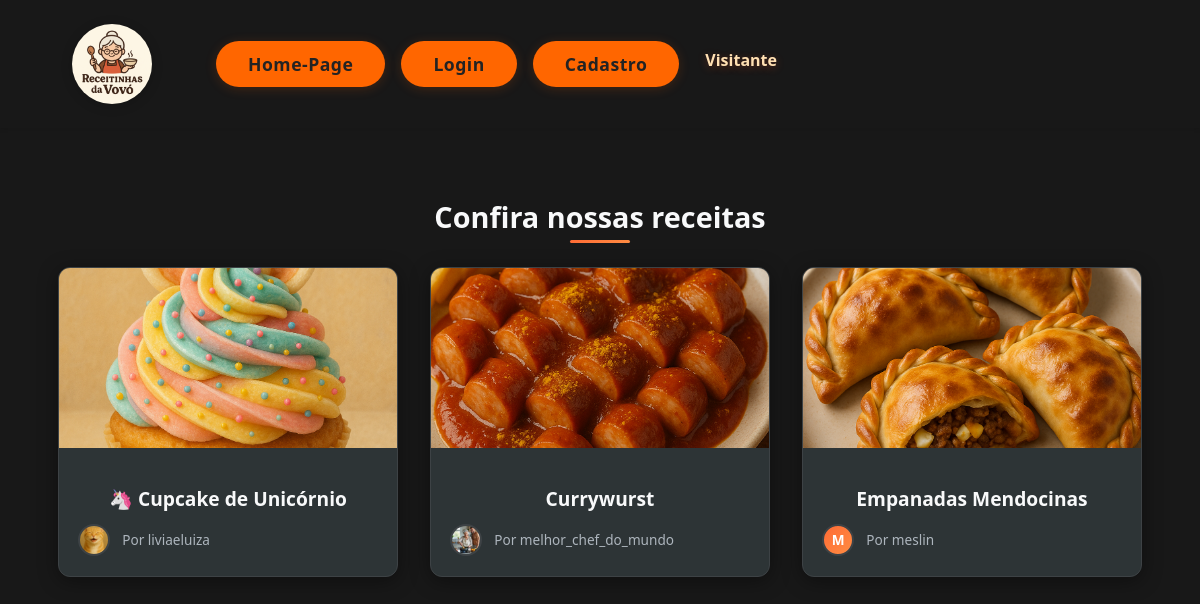
The page / on the database its author committed.
### receitas/models.py (models this page shows, shortened)
class Receita(models.Model):
    id = models.AutoField(primary_key=True) # Identificador da receita (primary key)
    titulo = models.CharField(max_length=200, help_text='Digite o titulo da receita') # Título da receita
    ingredientes = models.TextField(help_text='Liste os ingredientes') # Ingredientes da receita
    modo_de_preparo = models.TextField(help_text='Descreva o modo de preparo') # Modo de preparo da receita
    tempo_de_preparo = models.IntegerField(help_text='Tempo de preparo em minutos') # Tempo de preparo da receita
    porcoes = models.IntegerField(help_text='Numero de porcoes/ Quantas pessoas serve') # Porções da receita
    categoria = models.CharField(max_length=100, help_text='Categoria da receita (ex: sobremesa, prato principal, etc.)') # Categoria da receita
    foto_da_receita = models.ImageField(upload_to='receitas/img', null=True, blank=True) # Foto da receita
    visibilidade = models.CharField(max_length=10, choices=[('pub', 'Pub'), ('priv', 'Priv')], default='Pub', help_text='Defina se a receita é pública ou privada (Pub ou Priv)')
    autor = models.ForeignKey(settings.AUTH_USER_MODEL, on_delete=models.CASCADE) # Autor da receita (chave estrangeira para o modelo Usuario)
    class Meta:
        app_label = 'receitas'

### usuarios/models.py (models this page shows, shortened)
class Usuario(AbstractUser):
    id = models.AutoField(primary_key=True) # Identificador único do usuário
    email = models.EmailField(help_text='Digite seu email', unique=True) # Email do usuário
    foto_de_perfil = models.ImageField(upload_to='usuarios/img', null=True, blank=True) # Foto de perfil do usuário
    class Meta:
        app_label = 'usuarios'

### receitas/views.py (the view)
# urls.py: path('', views.PubReceitasListView.as_view(), name = 'homepage'), #rota da homepage
class PubReceitasListView(View):
    def get(self, request, *args, **kwargs):
        receitas = Receita.objects.filter(visibilidade='pub')
        contexto = {
            'pub_receitas': receitas,
            'titulo_janela': 'Receitas Públicas',
            'titulo_pagina': 'Homepage - Receitas',
        }
        return render(request, 'receitas/home.html', contexto)

### receitas/templates/receitas/home.html (shortened to what this page needs)
{% extends 'site_receitas/base.html' %}
{% load static %}
{% block content %}
<link rel="stylesheet" href="{% static 'receitas/css/style.css' %}">
<main class="container py-5 mt-4">
            <section class="recipes-section">
                <h2 class="section-title text-center mb-4">Confira nossas receitas</h2>
                <div class="recipes-grid">
                    {% for receita in pub_receitas %}
                        <div class="recipe-card-tg">
                            <div class="recipe-image-container">
                                {% if receita.foto_da_receita and receita.foto_da_receita.name %}
                                    <img src="{{ receita.foto_da_receita.url }}" alt="{{ receita.titulo }}" class="recipe-image">
                                {% else %}
                                    <div class="recipe-image recipe-no-image">
                                        <span>Sem imagem</span>
                                    </div>
                                {% endif %}
                            </div>
                            <div class="recipe-content">
                                <h3 class="recipe-title">
                                    <a href="{% url 'receitas:ver_receita' receita.id %}">{{ receita.titulo }}</a>
                                </h3>
                                <div class="recipe-meta">
                                    <div class="recipe-author">
                                        <div class="author-avatar">
                                            {% if receita.autor.foto_de_perfil %}
                                                <img src="{{ receita.autor.foto_de_perfil.url }}" alt="{{ receita.autor.username }}" class="author-profile-pic">
                                            {% else %}
                                                <div class="author-profile-pic author-default-pic">
                                                    {{ receita.autor.username|first|upper }}
                                                </div>
                                            {% endif %}
                                        </div>
                                        <span class="author-name">Por {{ receita.autor.username|default:"TudoGostoso" }}</span>
                                    </div>
                                </div>
                            </div>
                        </div>
                    {% empty %}
                        <div class="w-100">
                            <p class="text-center py-5" style="color: #adb5bd;">Nenhuma receita disponível no momento.</p>
                        </div>
                    {% endfor %}
                </div>
            </section>
        </main>
{% endblock %}

### usuarios/static/usuarios/css/style.css (style rules this page uses)
body { background: #181818; color: #f1f1f1; font-family: 'Segoe UI', Arial, sans-serif; }
.recipe-title { font-size: 2rem; font-weight: 600; margin-bottom: 16px; text-align: center; }
.recipes-section { margin-top: 2rem; }
.recipes-grid { display: grid; grid-template-columns: repeat(auto-fill, minmax(320px, 1fr)); gap: 2rem; margin-top: 2rem; }
.recipe-card-tg { background: linear-gradient(145deg, #2a2a2a 0%, #1f1f1f 100%); border-radius: 16px; overflow: hidden; transition: all 0.3s ease; box-shadow: 0 4px 20px rgba(0,0,0,0.3); border: 1px solid rgba(255, 152, 0, 0.1); position: relative; }
.recipe-image-container { position: relative; height: 200px; overflow: hidden; }
.recipe-image { width: 100%; height: 100%; object-fit: cover; transition: transform 0.3s ease; }
.recipe-content { padding: 1.5rem; }
.recipe-title { margin-bottom: 1rem; }
.recipe-title a { color: #ff9800; text-decoration: none; font-size: 1.2rem; font-weight: 600; line-height: 1.3; transition: color 0.3s ease; }

### receitas/static/receitas/css/style.css (style rules this page uses)
body { background: #181818; color: #f8f9fa; font-family: 'Segoe UI', 'Helvetica Neue', Arial, sans-serif; margin: 0; padding: 0; }
.bg-dark { background-color: #181818 !important; }
.text-light { color: #f8f9fa !important; }
.section-title { font-size: 1.8rem; font-weight: 600; color: #f8f9fa; margin-bottom: 2rem; position: relative; }
.section-title::after { content: ''; position: absolute; bottom: -8px; left: 50%; transform: translateX(-50%); width: 60px; height: 3px; background: linear-gradient(135deg, #ff6b35, #ff8c42); border-radius: 2px; }
.recipes-section { max-width: 1200px; margin: 0 auto; padding: 0 1rem; }
.recipes-grid { display: grid; grid-template-columns: repeat(auto-fill, minmax(280px, 1fr)); gap: 2rem; padding: 0; }
.recipe-card-tg { background: #2d3436; border-radius: 12px; box-shadow: 0 4px 20px rgba(0,0,0,0.4); overflow: hidden; transition: all 0.3s ease; border: 1px solid #3d4245; position: relative; }
.recipe-image-container { position: relative; overflow: hidden; }
.recipe-image { width: 100%; height: 180px; object-fit: cover; transition: transform 0.3s ease; }
.recipe-content { padding: 1.2rem; }
.recipe-title { margin: 0 0 0.8rem 0; font-size: 1.1rem; font-weight: 600; line-height: 1.3; }
.recipe-title a { color: #f8f9fa; text-decoration: none; transition: color 0.2s ease; }
.recipe-meta { margin-top: 0.5rem; }
.recipe-author { display: flex; align-items: center; gap: 0.75rem; }
.author-avatar { flex-shrink: 0; }
.author-profile-pic { width: 32px; height: 32px; border-radius: 50%; object-fit: cover; border: 2px solid #3d4245; transition: border-color 0.2s ease; }
.author-default-pic { background: linear-gradient(135deg, #ff6b35, #ff8c42); color: #fff; display: flex; align-items: center; justify-content: center; font-weight: 600; font-size: 0.85rem; text-transform: uppercase; }
.author-name { font-size: 0.85rem; color: #adb5bd; font-weight: 400; }

### rows shown on the page
Receita: foto_da_receita (picture), titulo "🦄 Cupcake de Unicórnio", autor.foto_de_perfil (picture), autor.username "liviaeluiza"
Receita: foto_da_receita (picture), titulo "Currywurst", autor.foto_de_perfil (picture), autor.username "melhor_chef_do_mundo"
Receita: foto_da_receita (picture), titulo "Empanadas Mendocinas", autor.username|first "M", autor.username "meslin"
